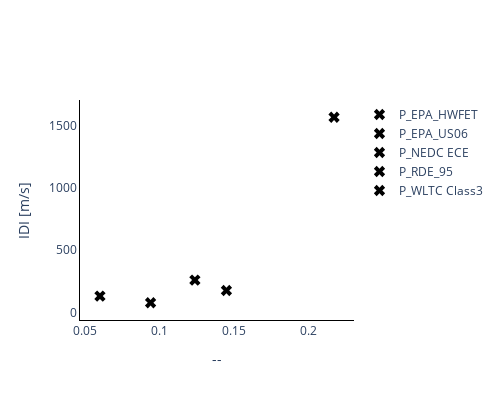

Notebook code cell kept with this figure:
### Code cell
import plotly.graph_objects as go
import numpy as np


# # Definir un diccionario que asigna formas a cada categoría
# shapes = {'Motorway_1': 'circle', 'Motorway_2': 'circle', 'Motorway_3': 'circle',
#           'Rural_1': 'x', 'Rural_2': 'x', 'Rural_3': 'x',
#           'Urban_1': 'square', 'Urban_2': 'square', 'Urban_3': 'square'}

# # Definir un diccionario que asigna colores a cada categoría
# colors = {'Motorway_1': 'darkblue', 'Motorway_2': 'darkorange', 'Motorway_3': 'darkred',
#           'Rural_1': 'darkred', 'Rural_2': 'darkorange', 'Rural_3': 'darkblue',
#           'Urban_1': 'darkorange', 'Urban_2': 'darkred', 'Urban_3': 'darkblue'}

# Crear el gráfico de dispersión con diferentes formas y colores para cada categoría
fig = go.Figure()

# Iterar sobre cada categoría en tu lista predefinida de categorías
for categoria in df_final_T['ciclo'].unique():
    # Filtrar el DataFrame por la categoría actual
    df_categoria = df_final_T[df_final_T['ciclo'] == categoria]
    
#     # Agregar una traza para la categoría actual con la forma y color correspondientes
#     fig.add_trace(go.Scatter(
#         x=df_categoria['RPA'],
#         y=df_categoria['i'],
#         mode='markers',
#         name=categoria,
#         marker=dict(symbol=shape, size=10, color=colors[categoria])
#     ))

    # Agregar una traza para la categoría actual con la forma y color correspondientes
    fig.add_trace(go.Scatter(
        x=df_categoria['RPA'],
        y=df_categoria['i'],
        mode='markers',
        name=categoria,
        marker=dict(symbol="x", size=10, color="black")
    ))
    
# Actualizar ejes
fig.update_xaxes(showline=True, linewidth=1, linecolor='black', title_text="--") #"RPA [m/s²]"
fig.update_yaxes(showline=True, linewidth=1, linecolor='black', title_text="IDI [m/s]")    
fig.update_layout(height=400, width=500, plot_bgcolor="white")
# Mostrar el gráfico
fig.show()

### Figure 1 — Plotly figure (JSON) as saved in the notebook; plotly's stock layout.template omitted (floating-point values rounded to 4 significant figures)
{"data": [{"marker": {"color": "black", "size": 10, "symbol": "x"}, "mode": "markers", "name": "P_EPA_HWFET", "type": "scatter", "x": [0.0602], "y": [131.2]}, {"marker": {"color": "black", "size": 10, "symbol": "x"}, "mode": "markers", "name": "P_EPA_US06", "type": "scatter", "x": [0.1451], "y": [176.4]}, {"marker": {"color": "black", "size": 10, "symbol": "x"}, "mode": "markers", "name": "P_NEDC ECE", "type": "scatter", "x": [0.09417], "y": [77.94]}, {"marker": {"color": "black", "size": 10, "symbol": "x"}, "mode": "markers", "name": "P_RDE_95", "type": "scatter", "x": [0.2173], "y": [1568.0]}, {"marker": {"color": "black", "size": 10, "symbol": "x"}, "mode": "markers", "name": "P_WLTC Class3", "type": "scatter", "x": [0.1239], "y": [259.8]}], "layout": {"height": 400, "plot_bgcolor": "white", "width": 500, "xaxis": {"linecolor": "black", "linewidth": 1, "showline": true, "title": {"text": "--"}}, "yaxis": {"linecolor": "black", "linewidth": 1, "showline": true, "title": {"text": "IDI [m/s]"}}}}
